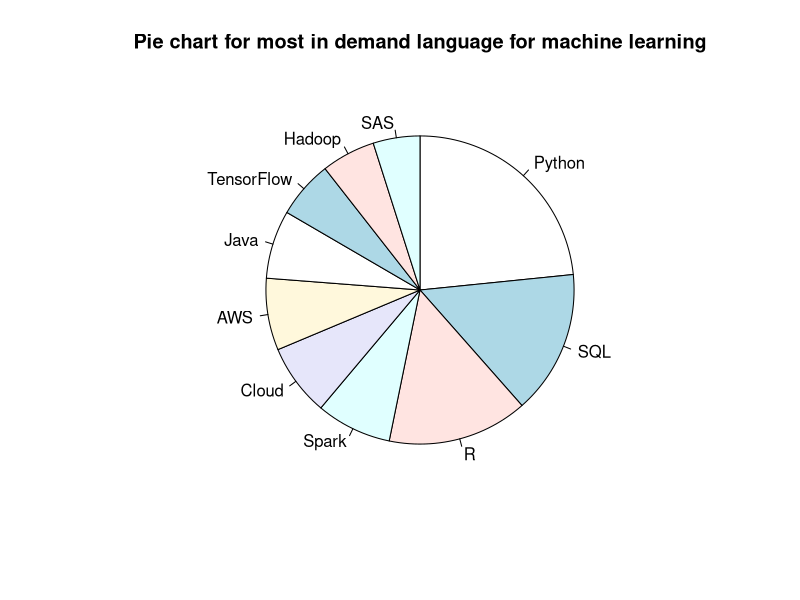
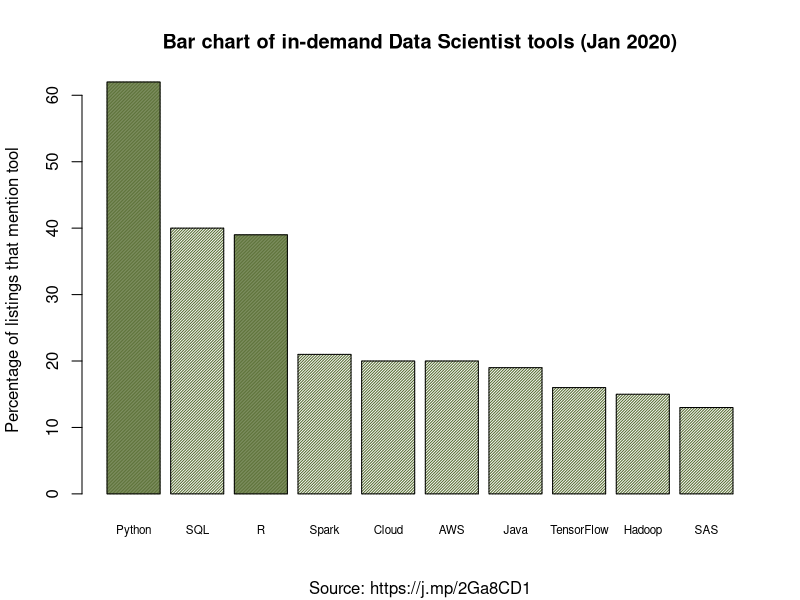

The R script that drew these images, in order:
## ---- chunk 1
# This is an R code chunk
print("Hello cruel world")
## ---- chunk 2
#Reproduce the data from the January 2020 required tools for Data Scientists

percent <- c(62,40,39,21,20,20,19,16,15,13)
skills <- c("Python","SQL","R","Spark","Cloud","AWS","Java","TensorFlow","Hadoop","SAS")

#Generate the pie chart

pie(percent, main = "Pie chart for most in demand language for machine learning", labels = skills, clockwise = TRUE)
?pie
## ---- chunk 3
# NB we have already reproduced the data: percent and skill come from the 
# previous piechart chunk

# Generate a bar chart

barplot(percent, 
        main = "Bar chart of in-demand Data Scientist tools (Jan 2020)",
        sub = "Source: https://j.mp/2Ga8CD1", 
        ylab = "Percentage of listings that mention tool", 
        names.arg = skills,
        cex.names = 0.7,   # shrinks text size so fits on x-axis
        col="darkolivegreen", 
        density = c(100, 50, 100, 50, 50, 50, 50, 50, 50, 50))
## ---- chunk 4
#Compute income from sales of Ama's book

price <- 10 
numOfStudents <- 100
recommend <- 0.5

sales <- numOfStudents * (1 + recommend)
income <- sales * price
paste("Ama would earn", income)
## ---- chunk 5
numOfStudents <- 200

recommend <- 0.2

income <- numOfStudents * (1 + recommend)
print(income)

grossIncome <- income

netIncome <- grossIncome * (1 - 0.2)

print(netIncome)
## ---- chunk 6
#Define a new vector

greetings <- c("Hi!", "Hello", "Good morning", "Saludo", "Hej")
greetings 

## ---- chunk 7
is.vector(greetings)
## ---- chunk 8
#Different ways to index vector elements
greetings[2]

n <- 3

greetings[n]
greetings[1:n]
## ---- chunk 9
# Assign the built in data object mtcars to a new data frame df
df <- mtcars

# View the data frame in a new window in RStudio
View(df)
## ---- chunk 10
# Display the observations for cylinder numbers from df
df$cyl

# Apply the median function
median(df$cyl)
## ---- chunk 11
# To retrieve the 2nd row we could have.
df[2,]
## ---- chunk 12
# Retrieve the observation named "Valiant"
df["Valiant",]
